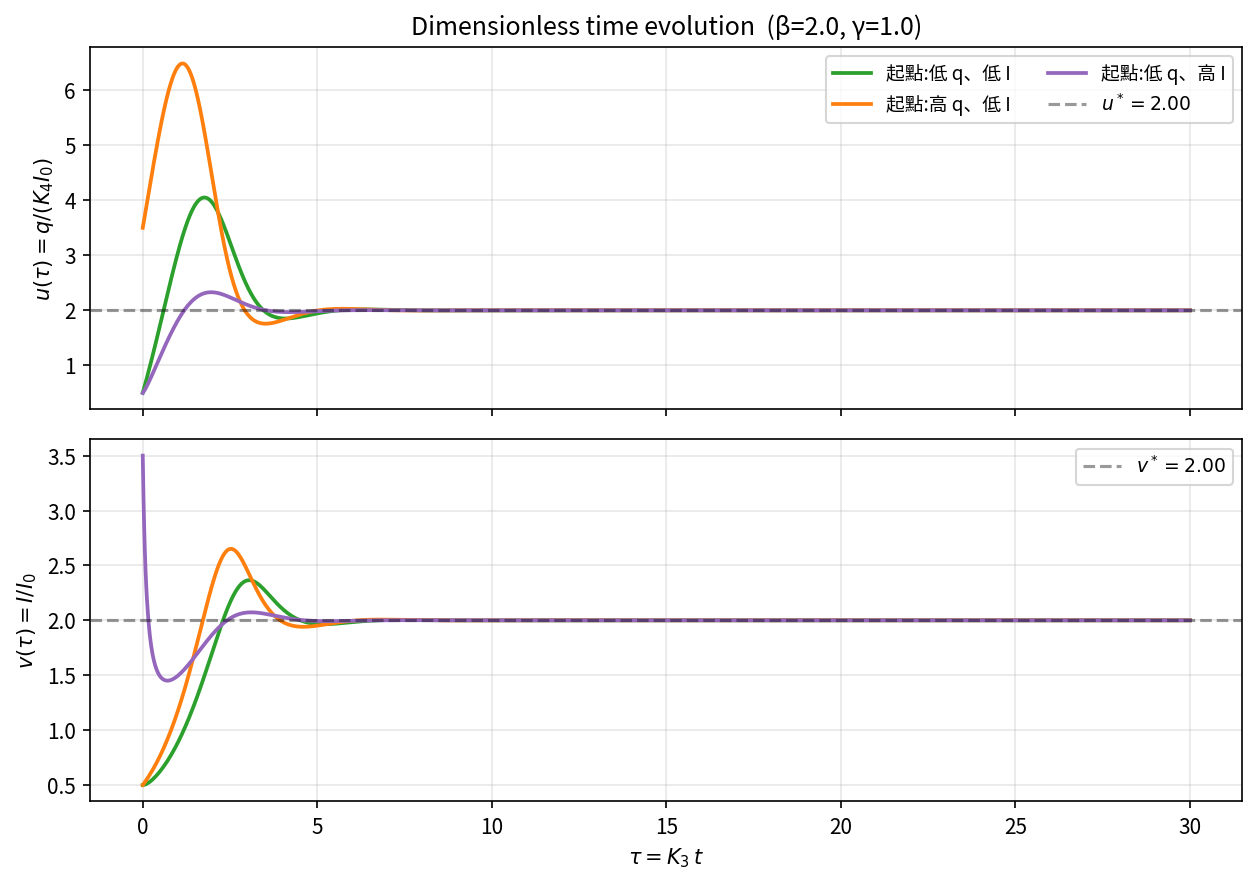

The Python source for this figure:
"""Time evolution of the dimensionless plant-herbivore model.

We integrate

    du/dτ = β − γ u (v − 1)
    dv/dτ = v (1 − v/u)

forward in dimensionless time τ from a few initial conditions, and plot
u(τ) and v(τ) on a shared time axis (two stacked panels).

The point is to make the convergence to (u*, v*) visible — and to show
the characteristic damped oscillation (focus-type fixed point) when β/γ
is moderately large.

Output: fig2_time_series.png next to this file.
"""
from pathlib import Path
import matplotlib.pyplot as plt
import numpy as np
from matplotlib import font_manager
from scipy.integrate import solve_ivp

OUTDIR = Path(__file__).parent
plt.rcParams["axes.unicode_minus"] = False

cjk_candidates = ["Noto Sans CJK TC", "Noto Sans CJK SC", "Noto Sans CJK JP"]
available = {f.name for f in font_manager.fontManager.ttflist}
cjk_font = next((c for c in cjk_candidates if c in available), None)
if cjk_font:
    plt.rcParams["font.family"] = cjk_font


def rhs(_t, y, beta, gamma):
    u, v = y
    du = beta - gamma * u * (v - 1.0)
    dv = v * (1.0 - v / u) if u > 0 else 0.0
    return [du, dv]


BETA, GAMMA = 2.0, 1.0
u_star = 0.5 * (1.0 + np.sqrt(1.0 + 4.0 * BETA / GAMMA))
v_star = u_star

t_end = 30.0
t_eval = np.linspace(0, t_end, 1500)

# Three initial conditions: low/high quality, low/high herbivore density.
ICs = [
    (0.5, 0.5, "起點:低 q、低 I"),
    (3.5, 0.5, "起點:高 q、低 I"),
    (0.5, 3.5, "起點:低 q、高 I"),
]
colors = ["#2ca02c", "#ff7f0e", "#9467bd"]

fig, axes = plt.subplots(2, 1, figsize=(8.5, 6.0), sharex=True)

for ic, color, label in zip(ICs, colors, [t[2] for t in ICs]):
    sol = solve_ivp(rhs, (0, t_end), ic[:2], args=(BETA, GAMMA),
                    t_eval=t_eval, rtol=1e-8, atol=1e-10, max_step=0.05)
    axes[0].plot(sol.t, sol.y[0], lw=1.8, color=color, label=label)
    axes[1].plot(sol.t, sol.y[1], lw=1.8, color=color)

# Equilibrium reference lines
for ax, eq, name in zip(axes, (u_star, v_star), ("u^*", "v^*")):
    ax.axhline(eq, ls="--", color="black", alpha=0.4,
               label=fr"${name}={eq:.2f}$")
    ax.grid(True, alpha=0.3)

axes[0].set_ylabel(r"$u(\tau) = q/(K_4 I_0)$")
axes[0].set_title(fr"Dimensionless time evolution  (β={BETA}, γ={GAMMA})")
axes[0].legend(fontsize=9, ncol=2, loc="upper right")

axes[1].set_ylabel(r"$v(\tau) = I/I_0$")
axes[1].set_xlabel(r"$\tau = K_3\, t$")
axes[1].legend(fontsize=9, loc="upper right")

fig.tight_layout()
fig.savefig(OUTDIR / "fig2_time_series.png", dpi=150, bbox_inches="tight")
print(f"Wrote {OUTDIR / 'fig2_time_series.png'}")
